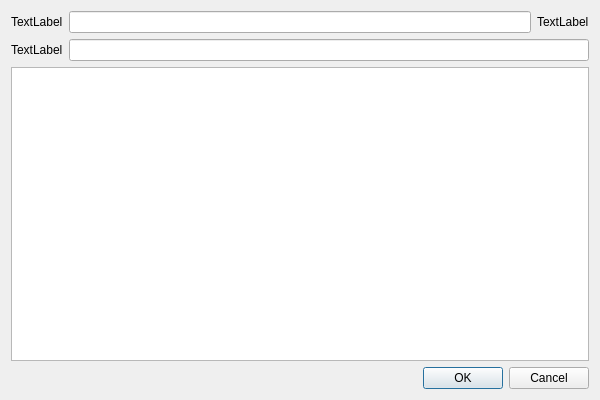
<?xml version="1.0" encoding="UTF-8"?>
<ui version="4.0">
 <class>EditWindow</class>
 <widget class="QDialog" name="EditWindow">
  <property name="geometry">
   <rect>
    <x>0</x>
    <y>0</y>
    <width>600</width>
    <height>400</height>
   </rect>
  </property>
  <property name="windowTitle">
   <string>EditWindow</string>
  </property>
  <layout class="QGridLayout" name="gridLayout">
   <item row="1" column="0">
    <widget class="QLabel" name="label">
     <property name="text">
      <string>TextLabel</string>
     </property>
    </widget>
   </item>
   <item row="0" column="0">
    <widget class="QLabel" name="label_2">
     <property name="text">
      <string>TextLabel</string>
     </property>
    </widget>
   </item>
   <item row="0" column="1">
    <widget class="QLineEdit" name="lineEdit_2"/>
   </item>
   <item row="0" column="2">
    <widget class="QLabel" name="label_3">
     <property name="text">
      <string>TextLabel</string>
     </property>
    </widget>
   </item>
   <item row="1" column="1" colspan="2">
    <widget class="QLineEdit" name="lineEdit">
     <property name="readOnly">
      <bool>true</bool>
     </property>
    </widget>
   </item>
   <item row="2" column="0" colspan="3">
    <widget class="QPlainTextEdit" name="plainTextEdit"/>
   </item>
   <item row="4" column="0" colspan="3">
    <widget class="QDialogButtonBox" name="buttonBox">
     <property name="orientation">
      <enum>Qt::Horizontal</enum>
     </property>
     <property name="standardButtons">
      <set>QDialogButtonBox::Cancel|QDialogButtonBox::Ok</set>
     </property>
    </widget>
   </item>
  </layout>
 </widget>
 <resources/>
 <connections>
  <connection>
   <sender>buttonBox</sender>
   <signal>accepted()</signal>
   <receiver>EditWindow</receiver>
   <slot>accept()</slot>
   <hints>
    <hint type="sourcelabel">
     <x>248</x>
     <y>254</y>
    </hint>
    <hint type="destinationlabel">
     <x>157</x>
     <y>274</y>
    </hint>
   </hints>
  </connection>
  <connection>
   <sender>buttonBox</sender>
   <signal>rejected()</signal>
   <receiver>EditWindow</receiver>
   <slot>reject()</slot>
   <hints>
    <hint type="sourcelabel">
     <x>316</x>
     <y>260</y>
    </hint>
    <hint type="destinationlabel">
     <x>286</x>
     <y>274</y>
    </hint>
   </hints>
  </connection>
 </connections>
</ui>
